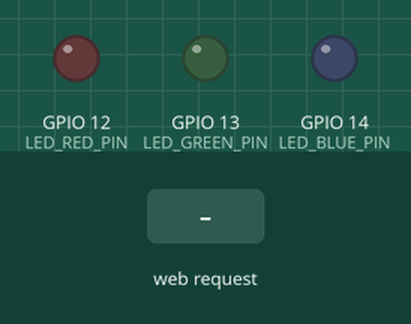
Recording of a sketch running on a simulated ESP32. Parts: output pins drawn as LEDs (lit = HIGH). Inputs (shaded band) come from the test bench. What the sketch prints to the serial monitor is not drawn.

Above: at 1.2 s.
1.3 s: HTTP request GET /on received
At 2.1 s:
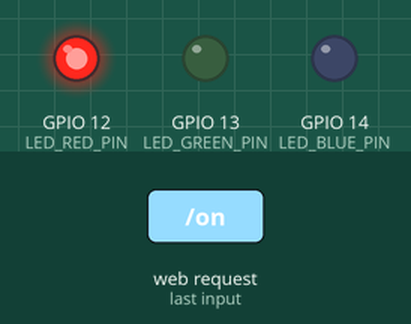
2.8 s: HTTP request GET /off received
At 3.3 s:
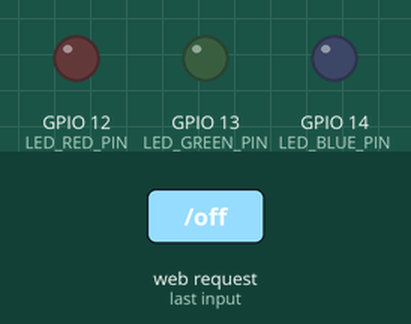
Timing chart, 0 to 5.8 s (numbered marks = the images above; inputs shaded):
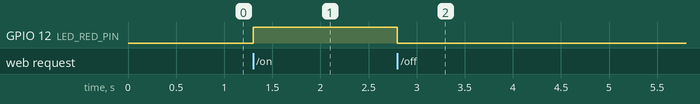

Measured:
- after the input at 1.3 s, GPIO 12 (LED_RED_PIN): LOW → HIGH at once
- after the input at 2.8 s, GPIO 12 (LED_RED_PIN): HIGH → LOW at once

The sketch:

led_on_off.ino
```cpp
// Libraries
#include <WiFi.h>
#include <WebServer.h>


// Settings
#define AP_SSID "ROUET-AP-IOT"
#define AP_PASSWORD "123456789iot"
IPAddress local_ip(192,168,1,1);
IPAddress dns(192,168,1,255);
IPAddress gateway(192,168,1,1);
IPAddress subnet(255,255,255,0);

#define LED_RED_PIN 12
#define LED_GREEN_PIN 13
#define LED_BLUE_PIN 14


// Webpage
#define WEBPAGE_STYLE "*{margin:0;padding:0;font-family:monospace;font-weight:600;font-size:16px;letter-spacing:5px;text-align:center;color:var(--primary-color);text-decoration:none;user-select:none}body,html{width:100%;height:100%;overflow:hidden}body{--primary-color:#eee;--background-color:#121212;background-color:var(--background-color);color:var(--primary-color)}body.on{--primary-color:#222;--background-color:#fff}#grain{position:absolute;top:0;right:0;width:200px;height:200px;overflow:hidden;mask-image:radial-gradient(circle farthest-side at 100% 0, var(--primary-color), transparent)}#content{position:absolute;left:50%;top:50%;transform:translate(-50%, -50%);background-color:var(--background-color);display:flex;flex-direction:column;gap:16px}#box{border:1px solid var(--primary-color);padding:20px}"
const char webpage_template[] PROGMEM = R"rawliteral(
<!DOCTYPE html>
<html>
  <head>
    <title>LED Remote Control</title>
    <meta charset="UTF-8">
    <meta name="viewport" content="width=device-width, initial-scale=1.0, maximum-scale=1.0, user-scalable=0"/>
    <style>%s</style>
  </head>
  <body class="%s">
    <div id="grain">
      <svg viewBox='0 0 200 200' xmlns='http://www.w3.org/2000/svg'>
        <filter id='noiseFilter'>
          <feTurbulence
            type='fractalNoise'
            baseFrequency='1'
            numOctaves='3'
            stitchTiles='stitch'/>
        </filter>
        <rect width='200' height='200' filter='url(#noiseFilter)'/>
      </svg>
    </div>
    <div id="content">
      <div id="box">
        <h2 id="ledstate">%s, is the led</h2>
      </div>
      <div id="box">
        <a href="/%s">Toggle</a>
      </div>
    </div>
  </body>
</html>
)rawliteral";


// Class Components
WebServer server(80);


// Common functions
void setLedColor(unsigned char red, unsigned char green, unsigned char blue) {
  analogWrite(LED_RED_PIN, red);
  analogWrite(LED_GREEN_PIN, green);
  analogWrite(LED_BLUE_PIN, blue);
}
void setSimpleLedColor(bool red, bool green, bool blue) {
  setLedColor(red ? 255 : 0, green ? 255 : 0, blue ? 255 : 0);
}


// Code
bool ledState = false;

void setup() {
  // Serial Communication Initialization
  Serial.begin(115200);
  Serial.println("");

  // LED Initialization
  analogWrite(LED_RED_PIN, 0);
  analogWrite(LED_GREEN_PIN, 0);
  analogWrite(LED_BLUE_PIN, 0);

  // WIFI Access Point Initialization
  if (!WiFi.config(local_ip, dns, gateway, subnet)) {
    Serial.println("Failed to setup network settings");
  }
  WiFi.softAP(AP_SSID, AP_PASSWORD);
  server.begin();
  server.on("/", HTTP_GET, handleRoot);
  server.on("/on", HTTP_GET, handleOn);
  server.on("/off", HTTP_GET, handleOff);

  IPAddress IP = WiFi.softAPIP();
  Serial.print("ESP32 IP: ");
  Serial.println(IP);
}

void loop() {
  server.handleClient();
}

// Handler for root page
void handleRoot() {
  char webpage[2048];
  snprintf(webpage, sizeof(webpage), webpage_template,
           WEBPAGE_STYLE,
           ledState ? "on" : "off",  // body class
           ledState ? "ON" : "OFF",  // LED state text
           ledState ? "off" : "on"   // toggle link
  );
  server.send(200, "text/html", webpage);
}

// Handler for turning LED on
void handleOn() {
  ledState = true;
  setSimpleLedColor(true, false, false);
  handleRoot();
}

// Handler for turning LED off
void handleOff() {
  ledState = false;
  setSimpleLedColor(false, false, false);
  handleRoot();
}
```
